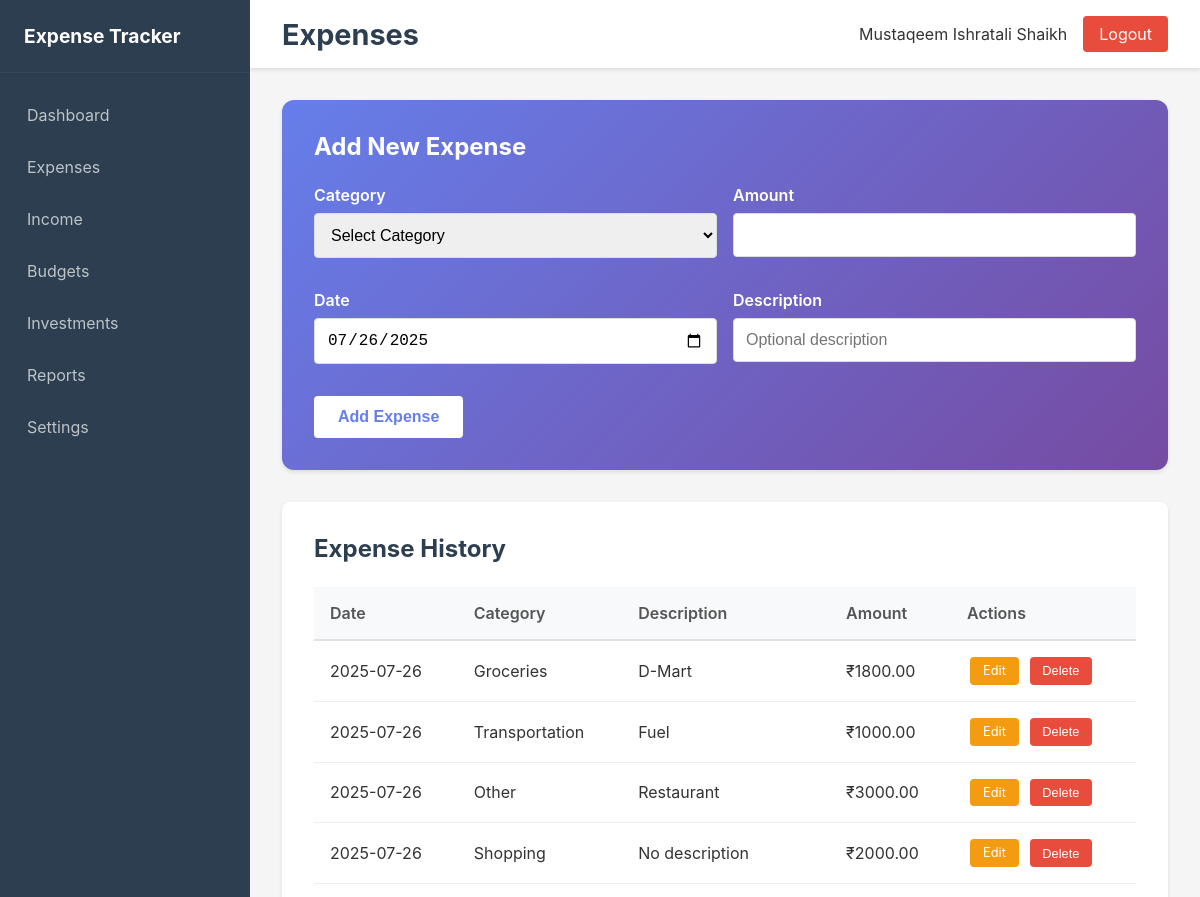
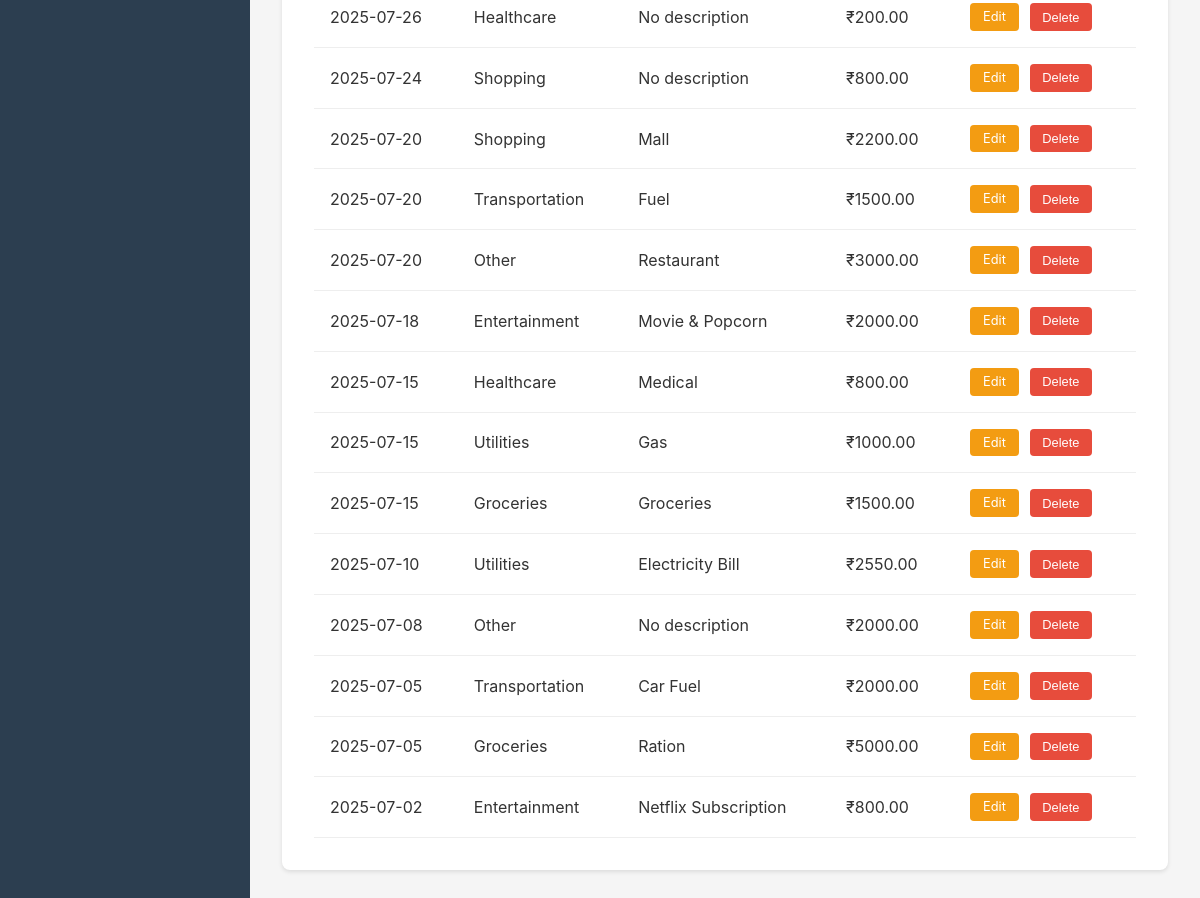
The app's page /expenses (signed in) with its own data (2 pictures, top to bottom).
### app/models.py (models this page shows)
class Expense(db.Model):
    id = db.Column(db.Integer, primary_key=True)
    user_id = db.Column(db.Integer, db.ForeignKey('user.id'), nullable=False)
    category = db.Column(db.String(50), nullable=False)
    amount = db.Column(db.Float, nullable=False)
    description = db.Column(db.String(200))
    date = db.Column(db.Date, nullable=False)
    created_at = db.Column(db.DateTime, default=datetime.utcnow)

### app/routes/expenses.py (the view, shortened to what this page needs)
@expenses_bp.route('/expenses', methods=['GET', 'POST'])
def expenses():
    if 'user_id' not in session:
        return redirect(url_for('auth.login'))
    expenses = Expense.query.filter_by(user_id=session['user_id']).order_by(Expense.date.desc()).all()
    return render_template('expenses.html', expenses=expenses)

### app/templates/expenses.html (shortened to what this page needs)
{% extends "base.html" %}
{% block page_title %}Expenses{% endblock %}
{% block content %}
<div class="expenses-content">
    <div class="form-section">
        <h3>Add New Expense</h3>
        <form method="POST" class="expense-form">
            <div class="form-row">
                <div class="form-group">
                    <label for="category">Category</label>
                    <select name="category" id="category" required>
                        <option value="">Select Category</option>
                    </select>
                </div>
                <div class="form-group">
                    <label for="amount">Amount</label>
                    <input type="number" name="amount" id="amount" step="0.01" required>
                </div>
            </div>
            <div class="form-row">
                <div class="form-group">
                    <label for="date">Date</label>
                    <input type="date" name="date" id="date" required>
                </div>
                <div class="form-group">
                    <label for="description">Description</label>
                    <input type="text" name="description" id="description" placeholder="Optional description">
                </div>
            </div>
            <button type="submit" class="btn btn-primary">Add Expense</button>
        </form>
    </div>
    <div class="history-section">
        <h3>Expense History</h3>
        <table class="history-table">
            <thead>
                <tr>
                    <th>Date</th>
                    <th>Category</th>
                    <th>Description</th>
                    <th>Amount</th>
                    <th>Actions</th>
                </tr>
            </thead>
            <tbody>
                {% if expenses %}
                    {% for expense in expenses %}
                    <tr>
                        <td>{{ expense.date.strftime('%Y-%m-%d') }}</td>
                        <td>{{ expense.category }}</td>
                        <td>{{ expense.description or 'No description' }}</td>
                        <td>{{ session.get('currency_symbol', '$') }}{{ "%.2f"|format(expense.amount) }}</td>
                        <td>
                            <a href="{{ url_for('expenses.edit_expense', expense_id=expense.id) }}" class="btn-edit">Edit</a>
                            <form method="POST" action="{{ url_for('expenses.delete_expense', expense_id=expense.id) }}" style="display: inline;" onsubmit="return confirmDelete('expense')">
                                <button type="submit" class="btn-delete">Delete</button>
                            </form>
                        </td>
                    </tr>
                    {% endfor %}
                {% else %}
                    <tr>
                        <td colspan="5" class="no-data">No expenses recorded yet</td>
                    </tr>
                {% endif %}
            </tbody>
        </table>
    </div>
</div>
{% endblock %}

### app/templates/base.html (shortened to what this page needs)
<!DOCTYPE html>
<html lang="en">
<head>
    <link rel="stylesheet" href="{{ url_for('static', filename='css/style.css') }}">
</head>
<body>
    <div id="app-container">
        <aside class="sidebar">
            <div class="sidebar-header">
                <h2>Expense Tracker</h2>
            </div>
            <nav class="sidebar-nav">
                <ul>
                    <li><a href="{{ url_for('dashboard.dashboard') }}" class="nav-item">Dashboard</a></li>
                    <li><a href="{{ url_for('expenses.expenses') }}" class="nav-item">Expenses</a></li>
                    <li><a href="{{ url_for('income.income') }}" class="nav-item">Income</a></li>
                    <li><a href="{{ url_for('budgets.budgets') }}" class="nav-item">Budgets</a></li>
                    <li><a href="{{ url_for('investments.investments') }}" class="nav-item">Investments</a></li>
                    <li><a href="{{ url_for('reports.reports') }}" class="nav-item">Reports</a></li>
                    <li><a href="{{ url_for('settings.settings') }}" class="nav-item">Settings</a></li>
                </ul>
            </nav>
        </aside>
        <main class="main-content">
            <header class="app-header">
                <h1>{% block page_title %}Dashboard{% endblock %}</h1>
                <div class="user-info">
                    <span>{{ session.get('user_name', 'User') }}</span>
                    <a href="{{ url_for('auth.logout') }}" class="btn-logout">Logout</a>
                </div>
            </header>
            <div class="content-area">
                {% block content %}{% endblock %}
            </div>
        </main>
    </div>
</body>
</html>

### app/static/css/style.css (style rules this page uses)
* { margin: 0; padding: 0; box-sizing: border-box; }
body { font-family: -apple-system, BlinkMacSystemFont, 'Segoe UI', Roboto, sans-serif; background-color: #f5f5f5; color: #333; }
#app-container { display: flex; height: 100vh; }
.sidebar { width: 250px; background: #2c3e50; color: white; overflow-y: auto; }
.sidebar-header { padding: 1.5rem; border-bottom: 1px solid #34495e; }
.sidebar-header h2 { font-size: 1.2rem; }
.sidebar-nav ul { list-style: none; padding: 1rem 0; }
.nav-item { display: block; padding: 1rem 1.5rem; color: #bdc3c7; text-decoration: none; border-left: 3px solid transparent; transition: all 0.3s ease; }
.main-content { flex: 1; overflow-y: auto; }
.app-header { background: white; padding: 1rem 2rem; box-shadow: 0 2px 4px rgba(0,0,0,0.1); display: flex; justify-content: space-between; align-items: center; }
.app-header h1 { color: #2c3e50; font-size: 1.8rem; }
.user-info { display: flex; align-items: center; gap: 1rem; }
.content-area { padding: 2rem; }
.form-section { background: white; padding: 2rem; border-radius: 8px; box-shadow: 0 2px 4px rgba(0,0,0,0.1); margin-bottom: 2rem; }
.form-section h3 { margin-bottom: 1.5rem; color: #2c3e50; font-size: 1.5rem; }
.expense-form, .income-form, .budget-form, .investment-form, .report-form, .settings-form { max-width: 100%; }
.form-row { display: grid; grid-template-columns: 1fr 1fr; gap: 1rem; margin-bottom: 1rem; }
.form-group { margin-bottom: 1rem; }
.form-group label { display: block; margin-bottom: 0.5rem; color: #555; font-weight: 600; }
.form-group input, .form-group select, .form-group textarea { width: 100%; padding: 0.75rem; border: 1px solid #ddd; border-radius: 4px; font-size: 1rem; transition: border-color 0.3s ease; }
.history-section, .recent-transactions, .budget-progress, .recent-reports { background: white; padding: 2rem; border-radius: 8px; box-shadow: 0 2px 4px rgba(0,0,0,0.1); margin-top: 2rem; }
.history-section h3, .recent-transactions h3, .budget-progress h3, .recent-reports h3 { margin-bottom: 1.5rem; color: #2c3e50; font-size: 1.5rem; }
.history-table, .transactions-table { width: 100%; border-collapse: collapse; margin-top: 1rem; }
.history-table th, .history-table td, .transactions-table th, .transactions-table td { padding: 1rem; text-align: left; border-bottom: 1px solid #eee; }
.history-table th, .transactions-table th { background-color: #f8f9fa; font-weight: 600; color: #555; border-bottom: 2px solid #dee2e6; }
.btn { padding: 0.75rem 1.5rem; border: none; border-radius: 4px; cursor: pointer; font-size: 1rem; text-decoration: none; display: inline-block; transition: all 0.3s ease; }
.btn-primary { background-color: #3498db; color: white; }
.btn-edit { background-color: #f39c12; color: white; padding: 0.5rem 1rem; font-size: 0.8rem; margin-right: 0.5rem; }
.btn-delete { background-color: #e74c3c; color: white; padding: 0.5rem 1rem; font-size: 0.8rem; }
.btn-logout { background-color: #e74c3c; color: white; padding: 0.5rem 1rem; text-decoration: none; border-radius: 4px; }
.history-table td form { margin: 0; padding: 0; }
.history-table .btn-edit, .history-table .btn-delete { padding: 0.4rem 0.8rem; font-size: 0.8rem; margin: 0 0.2rem; text-decoration: none; border: none; cursor: pointer; border-radius: 4px; }
.history-table .btn-edit { background-color: #f39c12; color: white; }
.history-table .btn-delete { background-color: #e74c3c; color: white; }
.form-section { background: linear-gradient(135deg, #667eea 0%, #764ba2 100%); color: white; border-radius: 12px; }
.form-section h3 { color: white; margin-bottom: 1.5rem; }
.form-section label { color: white; font-weight: 600; }
.form-section .btn-primary { background: white; color: #667eea; border: none; font-weight: 600; }

### records on screen
Expense: date "2025-07-26", category "Groceries", description "D-Mart", get "₹", amount "1800.00"
Expense: date "2025-07-26", category "Transportation", description "Fuel", get "₹", amount "1000.00"
Expense: date "2025-07-26", category "Other", description "Restaurant", get "₹", amount "3000.00"
Expense: date "2025-07-26", category "Shopping", description "No description", get "₹", amount "2000.00"
Expense: date "2025-07-26", category "Healthcare", description "No description", get "₹", amount "200.00"
Expense: date "2025-07-24", category "Shopping", description "No description", get "₹", amount "800.00"
Expense: date "2025-07-20", category "Shopping", description "Mall", get "₹", amount "2200.00"
Expense: date "2025-07-20", category "Transportation", description "Fuel", get "₹", amount "1500.00"
Expense: date "2025-07-20", category "Other", description "Restaurant", get "₹", amount "3000.00"
Expense: date "2025-07-18", category "Entertainment", description "Movie & Popcorn", get "₹", amount "2000.00"
Expense: date "2025-07-15", category "Healthcare", description "Medical", get "₹", amount "800.00"
Expense: date "2025-07-15", category "Utilities", description "Gas", get "₹", amount "1000.00"
Expense: date "2025-07-15", category "Groceries", description "Groceries", get "₹", amount "1500.00"
Expense: date "2025-07-10", category "Utilities", description "Electricity Bill", get "₹", amount "2550.00"
Expense: date "2025-07-08", category "Other", description "No description", get "₹", amount "2000.00"
Expense: date "2025-07-05", category "Transportation", description "Car Fuel", get "₹", amount "2000.00"
Expense: date "2025-07-05", category "Groceries", description "Ration", get "₹", amount "5000.00"
Expense: date "2025-07-02", category "Entertainment", description "Netflix Subscription", get "₹", amount "800.00"

### other values on screen
{{ session.get('user_name', 'User') }} "Mustaqeem Ishratali Shaikh"
